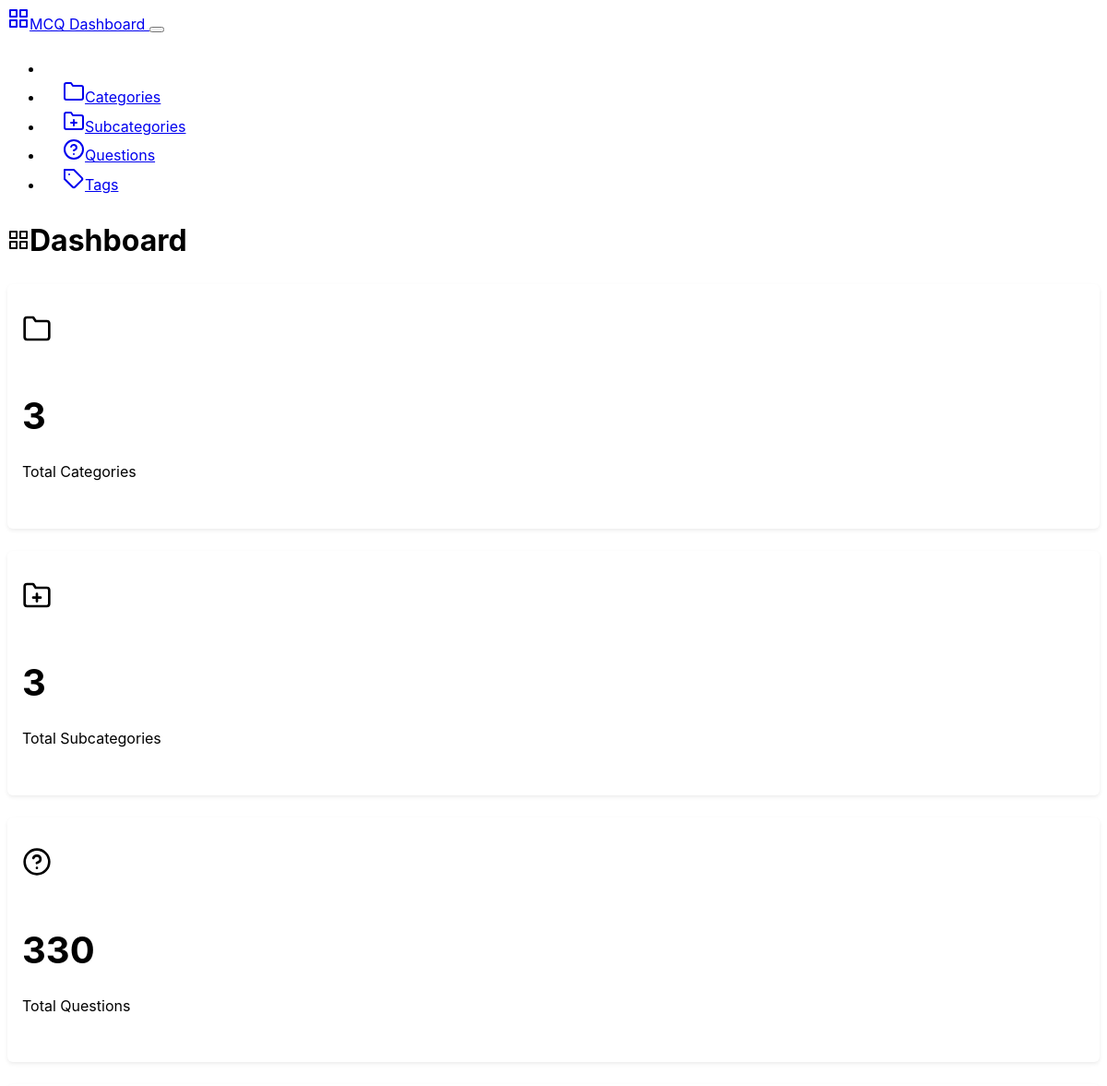
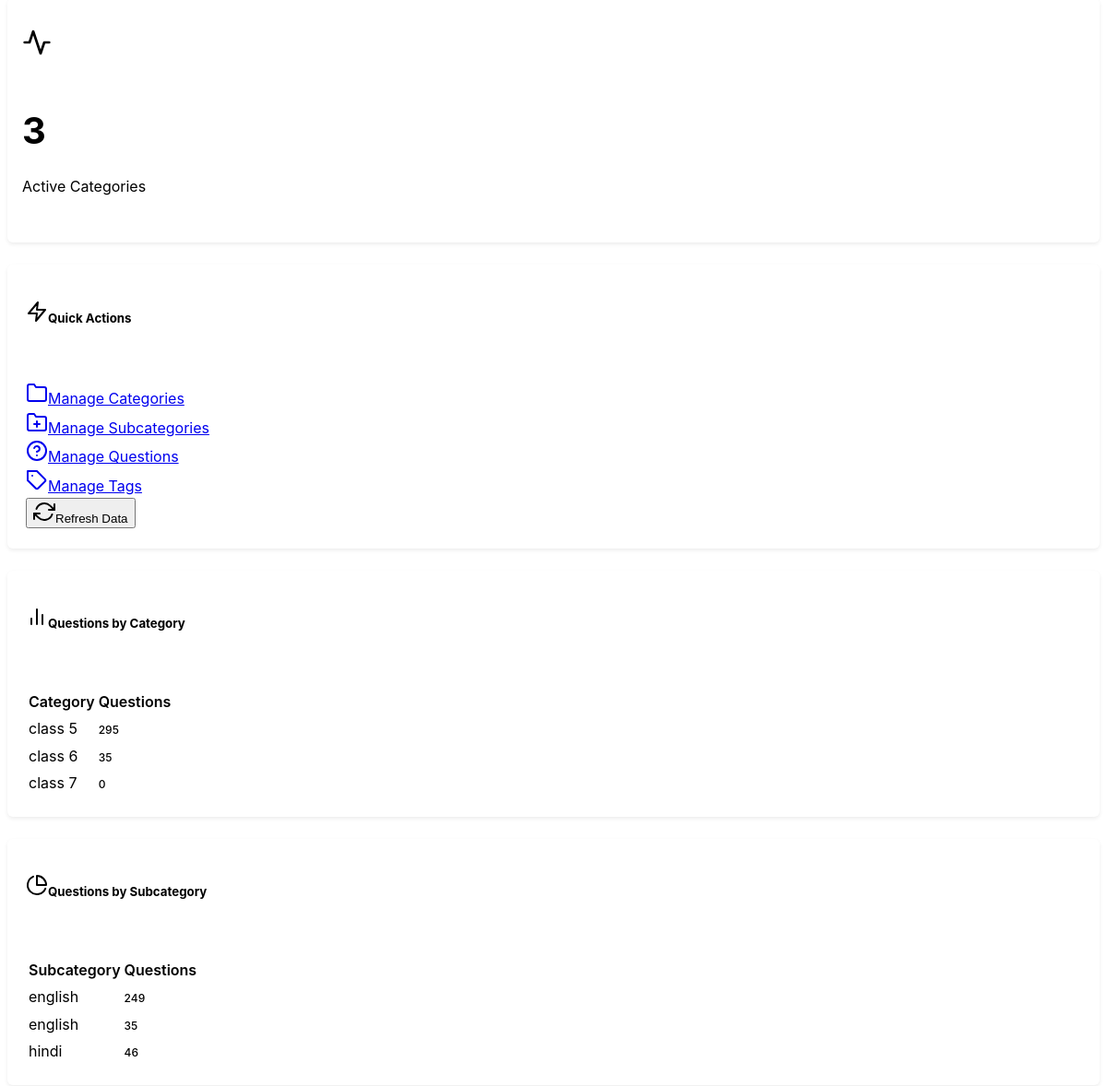
/backend, run on the app's committed database (2 pictures, top to bottom).
### mcqbox/model.py (models this page shows, shortened)
class Category(db.Model):
    id = db.Column(db.Integer, primary_key=True)
    name = db.Column(db.String(50), nullable=False, unique=True)
    description = db.Column(db.String(200), nullable=True)
    created_at = db.Column(db.DateTime, server_default=db.func.now())
    updated_at = db.Column(db.DateTime, server_default=db.func.now(), onupdate=db.func.now())

class Subcategory(db.Model):
    id = db.Column(db.Integer, primary_key=True)
    name = db.Column(db.String(50), nullable=False)
    category_id = db.Column(db.Integer, db.ForeignKey('category.id'), nullable=False)
    category = db.relationship('Category', backref=db.backref('subcategories', lazy=True))
    description = db.Column(db.String(200), nullable=True)
    created_at = db.Column(db.DateTime, server_default=db.func.now())
    updated_at = db.Column(db.DateTime, server_default=db.func.now(), onupdate=db.func.now())

### mcqbox/backend/route.py (the view)
@app.route('/backend')
def dashboard():
    categories = Category.query.count()
    subcategories = Subcategory.query.count()
    questions = Question.query.count()
    category_stats = {}
    subcategory_stats = {}
    category = Category.query.all()
    subcat = Subcategory.query.all()
    for cat in category:
        category_stats[cat.id] = {
            'id': cat.id,
            'name': cat.name,
            'total_subcategories': len(cat.subcategories),
            'count': len(cat.questions)
        }
    for subcategory in subcat:
        subcategory_stats[subcategory.id] = {
            'id': subcategory.id,
            'name': subcategory.name,
            'category_id': subcategory.category_id,
            'count': len(subcategory.questions)
        }
    stats ={
            'total_categories': categories,
            'total_subcategories': subcategories,
            'total_questions': questions,
            'category_stats': list(category_stats.values()),
            'subcategory_stats': list(subcategory_stats.values())
        }
    return render_template('dashboard.html', stats=stats, categories=category)

### mcqbox/backend/templates/dashboard.html (shortened to what this page needs)
{% extends "base.html" %}
{% block content %}
<div class="row">
    <div class="col-12">
        <div class="d-flex justify-content-between align-items-center mb-4">
            <h1><i data-feather="grid" class="me-2"></i>Dashboard</h1>
        </div>
    </div>
</div>
<div class="row mb-4">
    <div class="col-md-3">
        <div class="card">
            <div class="card-body text-center">
                <i data-feather="folder" class="mb-2" style="width: 2rem; height: 2rem;"></i>
                <h3 class="card-title">{{ stats.total_categories }}</h3>
                <p class="card-text text-muted">Total Categories</p>
            </div>
        </div>
    </div>
    <div class="col-md-3">
        <div class="card">
            <div class="card-body text-center">
                <i data-feather="folder-plus" class="mb-2" style="width: 2rem; height: 2rem;"></i>
                <h3 class="card-title">{{ stats.total_subcategories }}</h3>
                <p class="card-text text-muted">Total Subcategories</p>
            </div>
        </div>
    </div>
    <div class="col-md-3">
        <div class="card">
            <div class="card-body text-center">
                <i data-feather="help-circle" class="mb-2" style="width: 2rem; height: 2rem;"></i>
                <h3 class="card-title">{{ stats.total_questions }}</h3>
                <p class="card-text text-muted">Total Questions</p>
            </div>
        </div>
    </div>
    <div class="col-md-3">
        <div class="card">
            <div class="card-body text-center">
                <i data-feather="activity" class="mb-2" style="width: 2rem; height: 2rem;"></i>
                <h3 class="card-title">{{ stats.category_stats|length }}</h3>
                <p class="card-text text-muted">Active Categories</p>
            </div>
        </div>
    </div>
</div>
<div class="row mb-4">
    <div class="col-12">
        <div class="card">
            <div class="card-header">
                <h5 class="card-title mb-0"><i data-feather="zap" class="me-2"></i>Quick Actions</h5>
            </div>
            <div class="card-body">
                <div class="row">
                    <div class="col-md-3 mb-2">
                        <a href="{{ url_for('categories') }}" class="btn btn-outline-primary w-100">
                            <i data-feather="folder" class="me-2"></i>Manage Categories
                        </a>
                    </div>
                    <div class="col-md-3 mb-2">
                        <a href="{{ url_for('subcategories') }}" class="btn btn-outline-primary w-100">
                            <i data-feather="folder-plus" class="me-2"></i>Manage Subcategories
                        </a>
                    </div>
                    <div class="col-md-3 mb-2">
                        <a href="{{ url_for('questions') }}" class="btn btn-outline-primary w-100">
                            <i data-feather="help-circle" class="me-2"></i>Manage Questions
                        </a>
                    </div>
                    <div class="col-md-3 mb-2">
                        <a href="{{ url_for('tags') }}" class="btn btn-outline-primary w-100">
                            <i data-feather="tag" class="me-2"></i>Manage Tags
                        </a>
                    </div>
                    <div class="col-md-3 mb-2">
                        <button class="btn btn-outline-secondary w-100" onclick="location.reload()">
                            <i data-feather="refresh-cw" class="me-2"></i>Refresh Data
                        </button>
                    </div>
                </div>
            </div>
        </div>
    </div>
</div>
{% if stats.category_stats %}
<div class="row mb-4">
    <div class="col-md-6">
        <div class="card">
            <div class="card-header">
                <h5 class="card-title mb-0"><i data-feather="bar-chart-2" class="me-2"></i>Questions by Category</h5>
            </div>
            <div class="card-body">
                {% if stats.category_stats %}
                    <div class="table-responsive">
                        <table class="table table-sm">
                            <thead>
                                <tr>
                                    <th>Category</th>
                                    <th class="text-end">Questions</th>
                                </tr>
                            </thead>
                            <tbody>
                                {% for category in stats.category_stats %}
                                <tr>
                                    <td>{{ category.name }}</td>
                                    <td class="text-end">
                                        <span class="badge bg-secondary">{{ category.count }}</span>
                                    </td>
                                </tr>
                                {% endfor %}
                            </tbody>
                        </table>
                    </div>
                {% else %}
                    <div class="text-center text-muted py-3">
                        <i data-feather="inbox" class="mb-2" style="width: 2rem; height: 2rem;"></i>
                        <p>No questions created yet</p>
                    </div>
                {% endif %}
            </div>
        </div>
    </div>
    <div class="col-md-6">
        <div class="card">
            <div class="card-header">
                <h5 class="card-title mb-0"><i data-feather="pie-chart" class="me-2"></i>Questions by Subcategory</h5>
            </div>
            <div class="card-body">
                {% if stats.subcategory_stats %}
                    <div class="table-responsive">
                        <table class="table table-sm">
                            <thead>
                                <tr>
                                    <th>Subcategory</th>
                                    <th class="text-end">Questions</th>
                                </tr>
                            </thead>
                            <tbody>
                                {% for subcategory in stats.subcategory_stats[:10] %}
                                <tr>
                                    <td>{{ subcategory.name }}</td>
                                    <td class="text-end">
                                        <span class="badge bg-secondary">{{ subcategory.count }}</span>
                                    </td>
                                </tr>
                                {% endfor %}
                            </tbody>
                        </table>
                    </div>
                {% else %}
                    <div class="text-center text-muted py-3">
                        <i data-feather="inbox" class="mb-2" style="width: 2rem; height: 2rem;"></i>
                        <p>No questions created yet</p>
                    </div>
                {% endif %}
            </div>
        </div>
    </div>
</div>
{% endif %}
{% endblock %}

### mcqbox/backend/static/css/custom.css (style rules this page uses)
:root { --sidebar-width: 250px; --header-height: 70px; --border-radius: 0.375rem; --box-shadow: 0 0.125rem 0.25rem rgba(0, 0, 0, 0.075); --box-shadow-lg: 0 0.5rem 1rem rgba(0, 0, 0, 0.15); }
body { font-family: -apple-system, BlinkMacSystemFont, "Segoe UI", Roboto, "Helvetica Neue", Arial, sans-serif; line-height: 1.6; }
.card { border-radius: var(--border-radius); box-shadow: var(--box-shadow); margin-bottom: 1.5rem; }
.card-header { background-color: transparent; border-bottom: 1px solid var(--bs-border-color); padding: 1rem 1.25rem; }
.card-body { padding: 1.25rem; }
.card .card-body.text-center { padding: 2rem 1rem; }
.card .card-body.text-center .card-title { font-size: 2.5rem; font-weight: 700; margin-bottom: 0.5rem; color: var(--bs-primary); }
.table { margin-bottom: 0; }
.table th { border-top: none; font-weight: 600; color: var(--bs-body-color); background-color: var(--bs-secondary-bg); }
.badge { font-size: 0.75rem; font-weight: 500; }

### data on the page
Category: name "class 5", count "295"
Category: name "class 6", count "35"
Category: name "class 7", count "0"
Subcategory: name "english", count "249"
Subcategory: name "english", count "35"
Subcategory: name "hindi", count "46"

### other printed values
{{ stats.total_categories }} "3"
{{ stats.total_subcategories }} "3"
{{ stats.total_questions }} "330"
{{ stats.category_stats|length }} "3"
